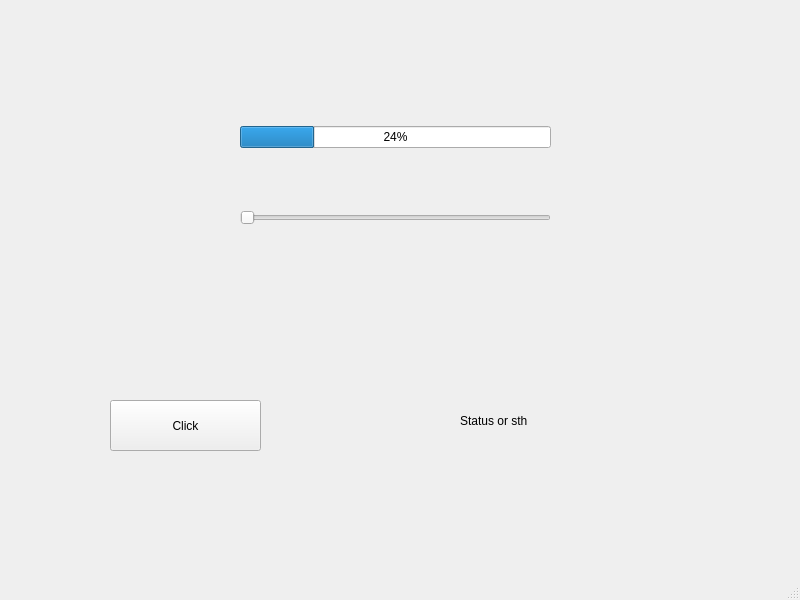
<?xml version="1.0" encoding="UTF-8"?>
<ui version="4.0">
 <class>MainWindow</class>
 <widget class="QMainWindow" name="MainWindow">
  <property name="geometry">
   <rect>
    <x>0</x>
    <y>0</y>
    <width>800</width>
    <height>600</height>
   </rect>
  </property>
  <property name="windowTitle">
   <string>MainWindow</string>
  </property>
  <widget class="QWidget" name="centralwidget">
   <widget class="QPushButton" name="pushButton">
    <property name="geometry">
     <rect>
      <x>110</x>
      <y>400</y>
      <width>151</width>
      <height>51</height>
     </rect>
    </property>
    <property name="text">
     <string>Click</string>
    </property>
   </widget>
   <widget class="QLabel" name="label">
    <property name="geometry">
     <rect>
      <x>460</x>
      <y>390</y>
      <width>181</width>
      <height>61</height>
     </rect>
    </property>
    <property name="text">
     <string>Status or sth</string>
    </property>
   </widget>
   <widget class="QWidget" name="">
    <property name="geometry">
     <rect>
      <x>240</x>
      <y>70</y>
      <width>311</width>
      <height>211</height>
     </rect>
    </property>
    <layout class="QVBoxLayout" name="verticalLayout">
     <item>
      <widget class="QProgressBar" name="progressBar">
       <property name="value">
        <number>24</number>
       </property>
      </widget>
     </item>
     <item>
      <widget class="QSlider" name="horizontalSlider">
       <property name="orientation">
        <enum>Qt::Horizontal</enum>
       </property>
      </widget>
     </item>
    </layout>
   </widget>
  </widget>
  <widget class="QMenuBar" name="menubar">
   <property name="geometry">
    <rect>
     <x>0</x>
     <y>0</y>
     <width>800</width>
     <height>20</height>
    </rect>
   </property>
  </widget>
  <widget class="QStatusBar" name="statusbar"/>
 </widget>
 <resources/>
 <connections>
  <connection>
   <sender>horizontalSlider</sender>
   <signal>valueChanged(int)</signal>
   <receiver>progressBar</receiver>
   <slot>setValue(int)</slot>
   <hints>
    <hint type="sourcelabel">
     <x>285</x>
     <y>233</y>
    </hint>
    <hint type="destinationlabel">
     <x>342</x>
     <y>162</y>
    </hint>
   </hints>
  </connection>
 </connections>
</ui>
